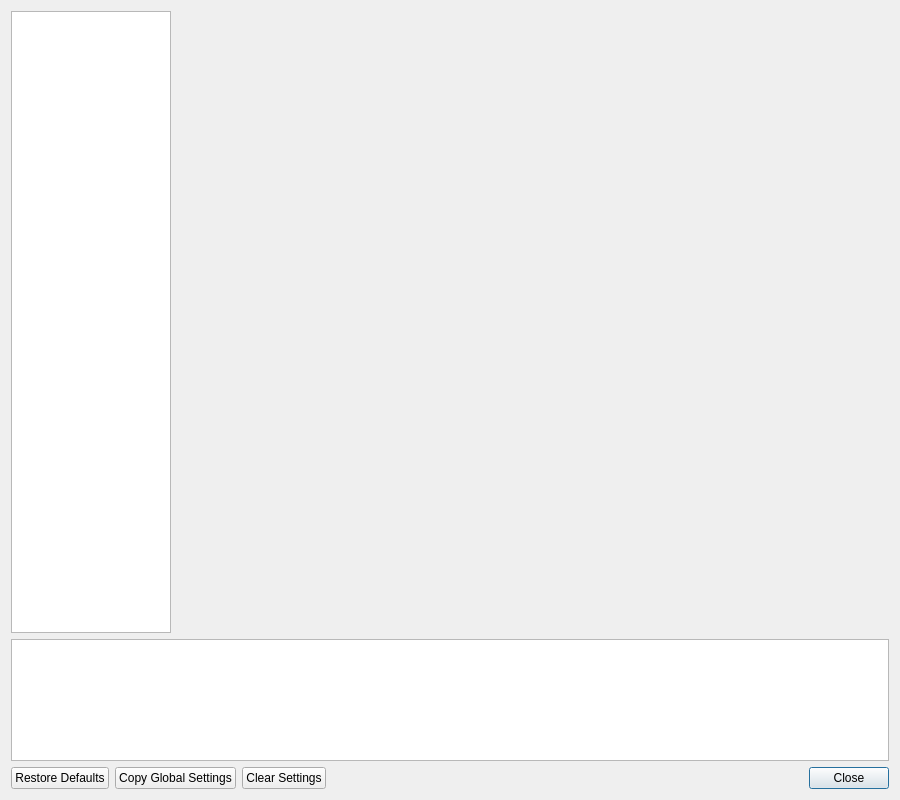
<?xml version="1.0" encoding="UTF-8"?>
<ui version="4.0">
 <class>SettingsWindow</class>
 <widget class="QWidget" name="SettingsWindow">
  <property name="geometry">
   <rect>
    <x>0</x>
    <y>0</y>
    <width>900</width>
    <height>800</height>
   </rect>
  </property>
  <property name="sizePolicy">
   <sizepolicy hsizetype="Preferred" vsizetype="Preferred">
    <horstretch>0</horstretch>
    <verstretch>0</verstretch>
   </sizepolicy>
  </property>
  <property name="windowTitle">
   <string>PCSX2 Settings</string>
  </property>
  <property name="windowIcon">
   <iconset>
    <normalon>:/icons/AppIcon64.png</normalon>
   </iconset>
  </property>
  <layout class="QGridLayout" name="gridLayout" columnstretch="0,1">
   <item row="0" column="0">
    <widget class="QListWidget" name="settingsCategory">
     <property name="sizePolicy">
      <sizepolicy hsizetype="Preferred" vsizetype="Preferred">
       <horstretch>0</horstretch>
       <verstretch>0</verstretch>
      </sizepolicy>
     </property>
     <property name="minimumSize">
      <size>
       <width>160</width>
       <height>0</height>
      </size>
     </property>
     <property name="maximumSize">
      <size>
       <width>160</width>
       <height>16777215</height>
      </size>
     </property>
     <property name="iconSize">
      <size>
       <width>32</width>
       <height>32</height>
      </size>
     </property>
     <property name="wordWrap">
      <bool>true</bool>
     </property>
    </widget>
   </item>
   <item row="0" column="1">
    <widget class="QStackedWidget" name="settingsContainer">
     <property name="minimumSize">
      <size>
       <width>500</width>
       <height>0</height>
      </size>
     </property>
    </widget>
   </item>
   <item row="1" column="0" colspan="2">
    <widget class="QTextEdit" name="helpText">
     <property name="minimumSize">
      <size>
       <width>0</width>
       <height>122</height>
      </size>
     </property>
     <property name="maximumSize">
      <size>
       <width>16777215</width>
       <height>122</height>
      </size>
     </property>
     <property name="readOnly">
      <bool>true</bool>
     </property>
    </widget>
   </item>
   <item row="2" column="0" colspan="2">
    <layout class="QHBoxLayout" name="footerLayout">
     <item>
      <widget class="QPushButton" name="restoreDefaultsButton">
       <property name="text">
        <string>Restore Defaults</string>
       </property>
      </widget>
     </item>
     <item>
      <widget class="QPushButton" name="copyGlobalSettingsButton">
       <property name="text">
        <string>Copy Global Settings</string>
       </property>
      </widget>
     </item>
     <item>
      <widget class="QPushButton" name="clearGameSettingsButton">
       <property name="text">
        <string>Clear Settings</string>
       </property>
      </widget>
     </item>
     <item>
      <spacer name="horizontalSpacer">
       <property name="orientation">
        <enum>Qt::Orientation::Horizontal</enum>
       </property>
       <property name="sizeHint" stdset="0">
        <size>
         <width>40</width>
         <height>20</height>
        </size>
       </property>
      </spacer>
     </item>
     <item>
      <widget class="QPushButton" name="closeButton">
       <property name="text">
        <string>Close</string>
       </property>
       <property name="default">
        <bool>true</bool>
       </property>
      </widget>
     </item>
    </layout>
   </item>
  </layout>
 </widget>
 <tabstops>
  <tabstop>settingsCategory</tabstop>
  <tabstop>helpText</tabstop>
  <tabstop>restoreDefaultsButton</tabstop>
  <tabstop>copyGlobalSettingsButton</tabstop>
  <tabstop>clearGameSettingsButton</tabstop>
  <tabstop>closeButton</tabstop>
 </tabstops>
 <resources>
  <include location="../resources/resources.qrc"/>
 </resources>
 <connections/>
</ui>
